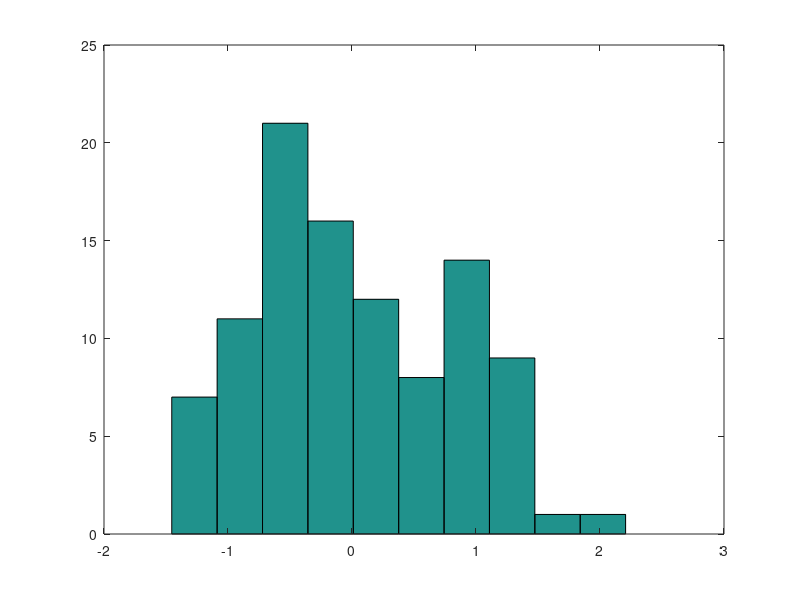

This figure's MATLAB source:
%Dùng hist để hiện PPG kiểu histogram (Biểu đồ tần suất )
n = 100; % Số lượng mẫu
Y = sin(2 * pi * (1:n) / 20) + 0.5 * randn(1, n)

figure, hist(Y)